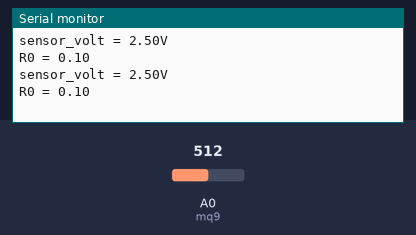
The sketch below on a simulated Arduino Uno, built with avr-gcc and run on an emulated ATmega328P. Parts: the last lines printed to the serial monitor. The test bench sets the inputs (shaded band); at power-on: A0 (mq9) = 512.

Above: at 1.2 s.
1.3 s: A0 (mq9) set to 0
At 2.9 s:
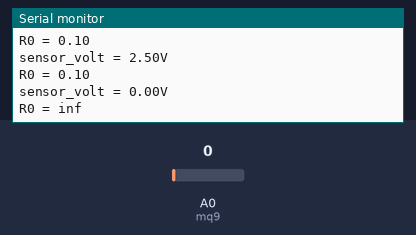
4.3 s: A0 (mq9) set to 110
At 5.9 s:
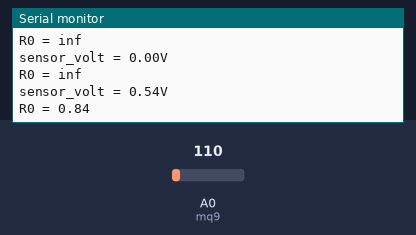
Timing chart, 0 to 7.4 s (numbered marks = the images above; inputs shaded):
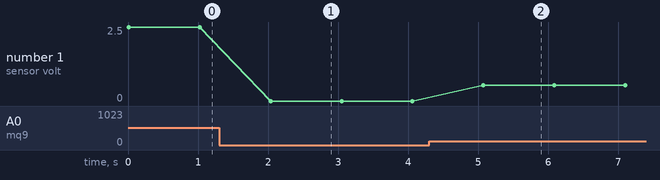

Measured:
- after the input at 1.3 s, the serial monitor: prints a new line after 0.74 s (image 1)
- after the input at 4.3 s, the serial monitor: prints a new line after 0.78 s (image 2)
- plotted number 1: 0 → 0.54 after the input at 4.3 s

The sketch:

mq_9_first.ino
```cpp
int mq9 = A0;
void setup() {
  Serial.begin(9600);
  pinMode(mq9,INPUT);
}

void loop() {
  float sensor_volt;
  float RS_air; //  Get the value of RS via in a clear air
  float R0;  // Get the value of R0 via in LPG
  float sensorValue;

/*--- Get a average data by testing 100 times ---*/
    for(int x = 0 ; x < 100 ; x++)
  {
    sensorValue = sensorValue + analogRead(A0);
  }
  sensorValue = sensorValue/100.0;
/*-----------------------------------------------*/

  sensor_volt = sensorValue/1024*5.0;
  RS_air = (5.0-sensor_volt)/sensor_volt; // omit *RL
  R0 = RS_air/9.9; // The ratio of RS/R0 is 9.9 in LPG gas

  Serial.print("sensor_volt = ");
  Serial.print(sensor_volt);
  Serial.println("V");

  Serial.print("R0 = ");
  Serial.println(R0);
  delay(1000);

}
```
